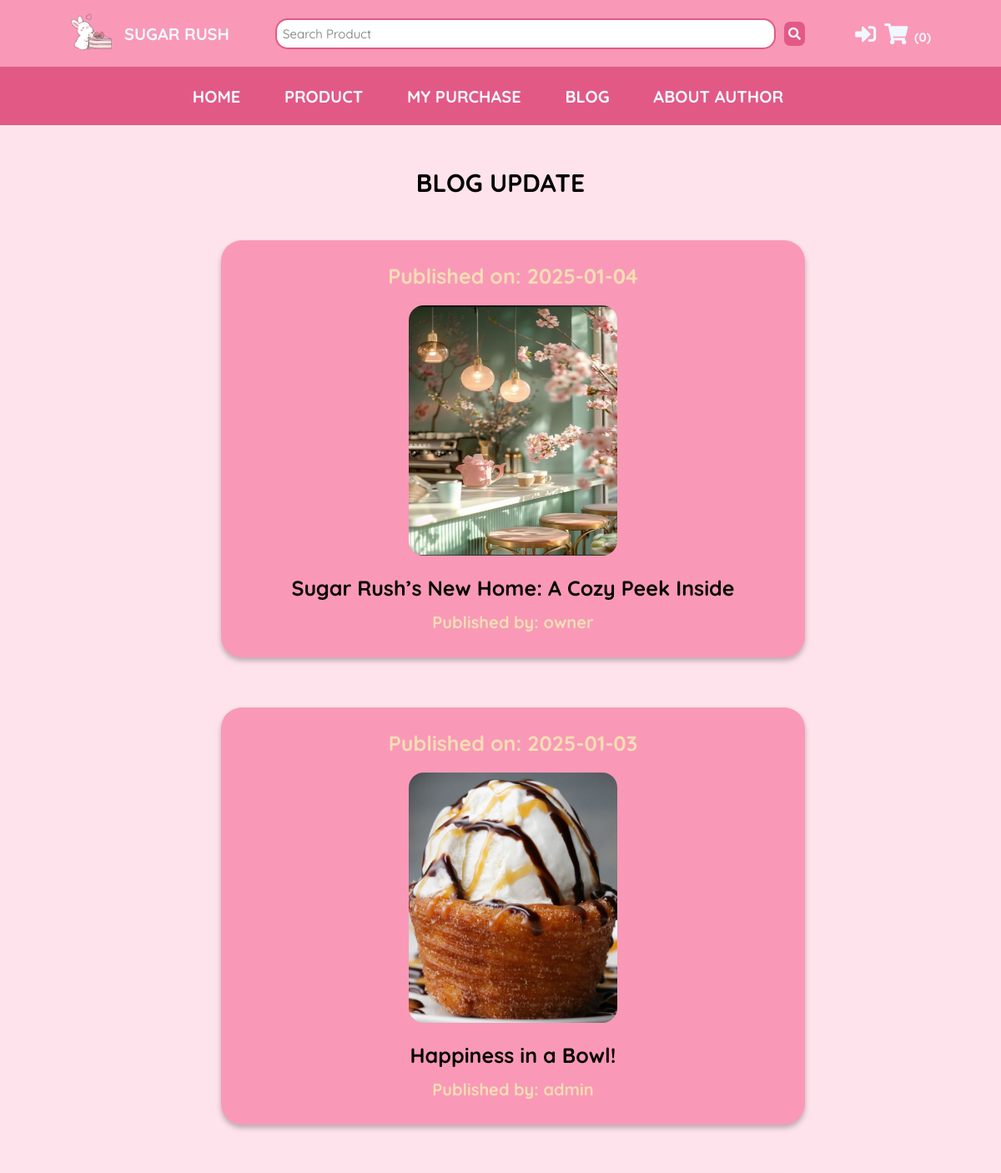
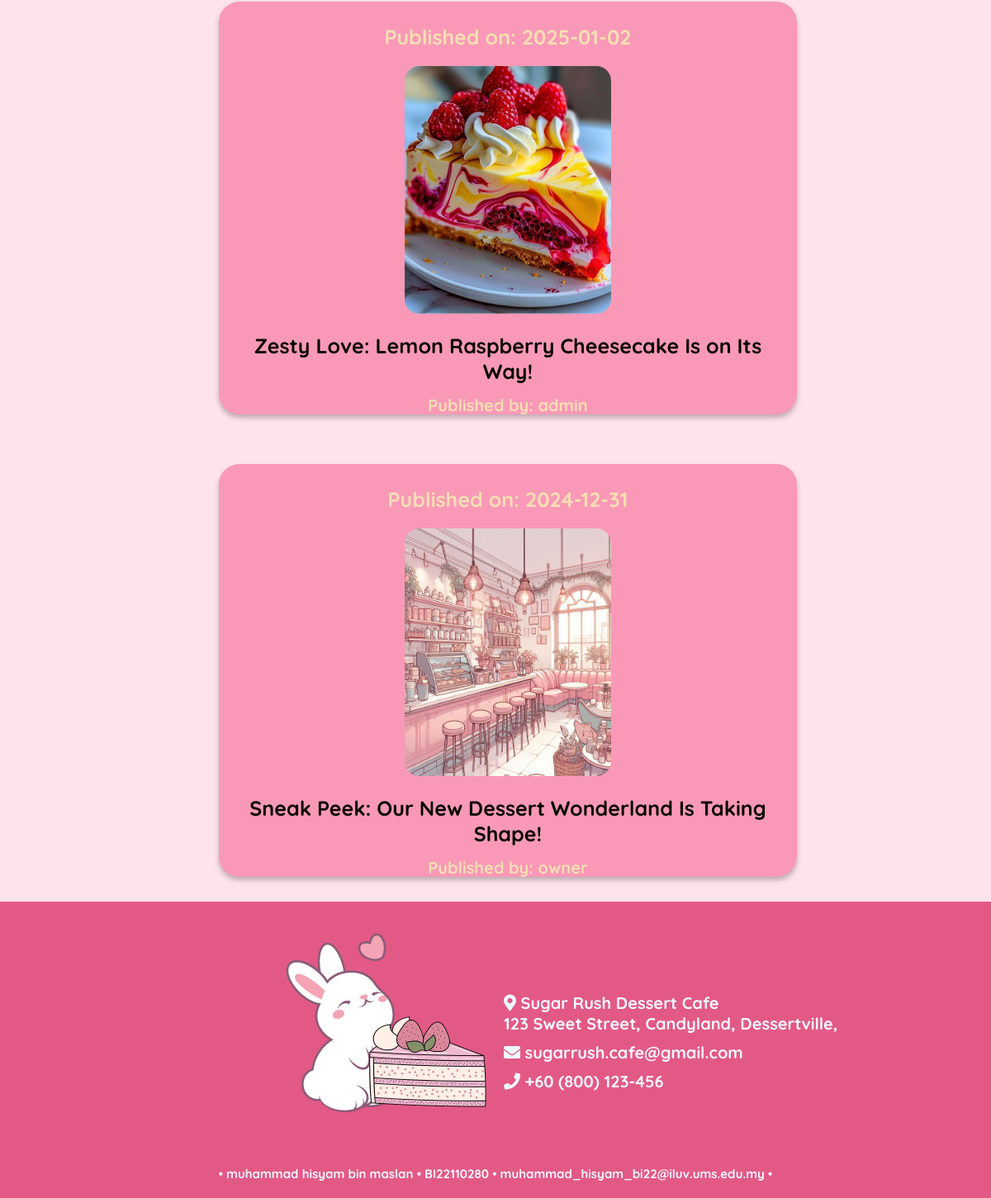
Screenshot of /user/pages/blog/blog.php with the database file from the repository (2 pictures, top to bottom).
### tables this page shows
CREATE TABLE `blog` (
  `blogID` int(11) NOT NULL,
  `blogTitle` varchar(255) NOT NULL,
  `blogEntry` varchar(10000) NOT NULL,
  `blogImg` varchar(100) NOT NULL,
  `createdBy` int(11) NOT NULL,
  `blogDate` date NOT NULL DEFAULT current_timestamp()
);

CREATE TABLE `user` (
  `userID` int(11) NOT NULL,
  `userName` varchar(100) NOT NULL,
  `userPwd` varchar(255) NOT NULL,
  `userEmail` varchar(100) NOT NULL,
  `regDate` date NOT NULL DEFAULT current_timestamp(),
  `userRoles` int(2) NOT NULL DEFAULT 2 COMMENT '1 - System Admin, 2 - Normal User'
);

### user/pages/blog/blog.php (the view, shortened to what this page needs)
<?php
  include("../../config/user_config.php");
  $sql_blog = "SELECT b.blogID, b.blogTitle, b.blogEntry, b.blogImg, b.blogDate, u.userName
  FROM blog b
  JOIN user u ON b.createdBy = u.userID
  ORDER BY b.blogDate DESC";
  $result_blog = mysqli_query($conn, $sql_blog);
?>
<!DOCTYPE html>
<html lang="en">
<head>
  <link rel="stylesheet" href="https://cdnjs.cloudflare.com/ajax/libs/font-awesome/5.15.4/css/all.min.css">
  <link rel="stylesheet" href="../../css/user_Style.css">
</head>
<body>
  <?php include '../../includes/user_Header.php'; ?>
  <?php include '../../includes/user_topNav.php'; ?>
  <?php include '../../auth/login_popup.php'; ?>
  <?php include '../../auth/register_popup.php'; ?>
  <section class="blog">
    <h2 id="section-title">BLOG UPDATE</h2>
    <div class="blog-container">
      <?php
        if (mysqli_num_rows($result_blog) > 0) {
          while ($row_blog = mysqli_fetch_assoc($result_blog)) {
            echo '<div class="blog-card">';
            echo '<p class="blog-card-date">Published on: ' . $row_blog["blogDate"] . '</p>';
            echo '<img class="blog-card-img" src="' . BASE_URL . '/' . $row_blog["blogImg"] . '" alt="' . $row_blog["blogTitle"] . '">';
            echo '<h3 class="blog-card-title">' . $row_blog["blogTitle"] . '</h3><br>';
            echo '<p class="blog-card-author">Published by: ' . $row_blog["userName"] . '</p><br><br>';
            echo '<p class="blog-card-entry">' . $row_blog["blogEntry"] . '</p><br><br>';
            echo '</div>';
          }
        } else {
          echo '<p>No blog entries found.</p>';
        }
      ?>
    </div>
  </section>
  <?php include '../../includes/user_Footer.php'; ?>
</body>

### user/includes/user_Header.php
<header class="header">
  <div class="logo-content">
    <a href="" class="logo-image"><img src="<?php echo BASE_URL; ?>/user/img/logo.png" alt="logo"></a>
    <h1 class="logo-name">SUGAR RUSH</h1>
  </div>
  <div class="search-bar">
    <form action="<?php echo BASE_URL; ?>/user/function/user_Search.php" method="post">
        <input type="search" placeholder="Search Product" name="search_text" required>
        <button type="submit" aria-label="Search"><i class="fa fa-search"></i></button>
    </form>
  </div>
  <div class="icons">
    <?php if (isset($_SESSION["UID"])) { ?>
      <span id="welcome-message">Welcome, <b><?php echo htmlspecialchars($_SESSION["userName"]); ?></b></span>
      <a href="<?php echo BASE_URL; ?>/user/auth/logout.php" class="logout-button" title="Logout">
        <div class="logout-icon">
          <i class="fas fa-sign-out-alt" id="logout-icon"></i>
        </div>
      </a>
    <?php } else { ?>
      <a href="javascript:void(0);" onclick="openLoginPopup()" class="login-button" title="Login">
        <div class="login-icon">
          <i class="fas fa-sign-in-alt" id="login-icon"></i>
        </div>
      </a>
    <?php } ?>
    <a href="cart_action.php" title="My Cart">
      <div class="cart-icon">
        <i class="fas fa-shopping-cart" id="cart-icon"></i>
        <?php
          if (isset($_SESSION["cart_item"])) {
            $countItem = count($_SESSION["cart_item"]);
            echo "<b>($countItem)</b>";
          } else {
            echo "<b id='cart-count'>(0)</b>";
          }
        ?>
      </div>
    </a>
  </div>
</header>

### user/includes/user_topNav.php (shortened to what this page needs)
<div class="topNav">
<nav class="navbar">
  <a href="<?php echo BASE_URL; ?>/index.php">HOME</a>
  <a href="<?php echo BASE_URL; ?>/user/pages/menu/productPortfolio.php">PRODUCT</a>
  <a href="<?php echo BASE_URL; ?>/user/pages/menu/myPurchase.php">MY PURCHASE</a>
  <a href="<?php echo BASE_URL; ?>/user/pages/blog/blog.php">BLOG</a>
  <a href="<?php echo BASE_URL; ?>/user/pages/about author/aboutAuthor.php">ABOUT AUTHOR</a>
</nav>
</div>

### user/auth/login_popup.php (shortened to what this page needs)
<!DOCTYPE html>
<!DOCTYPE html>
<html lang="en">
<head>
  <link rel="stylesheet" href="https://cdnjs.cloudflare.com/ajax/libs/font-awesome/5.15.4/css/all.min.css">
  <link rel="stylesheet" href="../css/user_Style.css">
</head>
<body>
</body>

### user/auth/register_popup.php (shortened to what this page needs)
<!DOCTYPE html>
<!DOCTYPE html>
<html lang="en">
<head>
  <link rel="stylesheet" href="https://cdnjs.cloudflare.com/ajax/libs/font-awesome/5.15.4/css/all.min.css">
  <link rel="stylesheet" href="../css/user_Style.css">
</head>
<body>
</body>

### user/includes/user_Footer.php
<section class="footer">
    <div class="footer-content">
      <div class="footer-left">
        <img id ="footer-image" src="<?php echo BASE_URL; ?>/user/img/logo.png" alt="footer-image">
      </div>
      <div class="footer-right">
        <h3 class="footer-address" id="footer-detail">
          <i class="fas fa-map-marker-alt"></i>
          Sugar Rush Dessert Cafe
          <br>123 Sweet Street, Candyland, Dessertville,
        </h3>
        <h3 class="footer-email" id="footer-detail">
          <i class="fas fa-envelope"></i>
          sugarrush.cafe@gmail.com
        </h3>
        <h3 class="footer-contact" id="footer-detail">
          <i class="fas fa-phone"></i>
          +60 (800) 123-456
        </h3>
      </div>
    </div>
    <div class="footer-credit">
      <strong>&bullet; muhammad hisyam bin maslan &bullet; BI22110280 &bullet; muhammad_hisyam_bi22@iluv.ums.edu.my &bullet; </strong>
    </div>
   </section>

### user/css/user_Style.css (style rules this page uses)
:root { --pink-100: #FEE3EC; --pink-200: #F9C5D5; --pink-300: #F999B7; --pink-400: #F2789F; --pink-500: #E35985; --black: #070504; --black-shadow: 0px 4px 4px rgba(0, 0, 0, 0.25); --aliceblue: #f0f8ff; }
* { font-family: 'Quicksand', sans-serif; margin: 0; padding: 0; box-sizing: border-box; outline: none; border: none; text-decoration: none; }
html { font-size: 62.5%; overflow-x: hidden; background-color: var(--pink-100); }
.header { top: 0; right: 0; left: 0; background-color: var(--pink-300); display: flex; justify-content: space-between; align-items: center; position: fixed; padding: 1.4rem 7%; z-index: 1; }
.header .logo-content { display: flex; align-items: center; }
.header .logo-content .logo-image img { height: 5rem; }
.header .logo-content .logo-name { color: var(--aliceblue); font-size: 2rem; font-weight: bolder; padding-left: 1.5rem; cursor: pointer; }
.search-bar form { display: flex; align-items: center; gap: 1rem; }
.search-bar input { padding: 0.7rem; border: 0.2rem solid var(--pink-500); border-radius: 1.5rem; font-size: 1.5rem; width: 50vw; }
.search-bar button { padding: 0.5rem; border: none; background-color: var(--pink-500); color: var(--aliceblue); cursor: pointer; font-size: 1.5rem; border-radius: 0.7rem; }
.header .icons { display: flex; align-items: center; }
.header .icons i { font-size: 2.5rem; position: relative; padding: 0.5rem; color: var(--aliceblue); cursor: pointer; }
#cart-count { color: var(--aliceblue); font-size: 1.5rem; }
.topNav { top: 8rem; height: 7rem; background-color: var(--pink-500); display: flex; align-items: center; justify-content: center; width: 100vw; position: fixed; padding: 0; z-index: 1; margin: 0; }
.topNav .navbar a { font-size: 2rem; margin-right: 3rem; color: var(--aliceblue); font-weight: bold; padding: 1rem; }
#section-title { margin-top: 12rem; font-size: 3rem; text-align: center; margin-bottom: 2rem; width: 100%; }
.review-form label, input, select, textarea { font-size: 2.5rem; width: 90%; }
.blog { min-height: 100vh; margin-top: 20rem; }
.blog-container { max-width: 90%; margin-inline: auto; margin-top: 2rem; display: flex; flex-wrap: wrap; justify-content: center; }
.blog-card { width: 70rem; height: 50rem; background-color: var(--pink-300); border-radius: 2.5rem; margin-left: 3rem; margin-top: 3rem; margin-bottom: 3rem; padding-top: 2.7rem; text-align: center; overflow: hidden; box-shadow: 0px 4px 6px rgba(0, 0, 0, 0.25); transition: transform 0.45s, box-shadow 0.45s, background-color 0.5s; cursor: pointer; }
.blog-card-date { font-size: 2.5rem; color: wheat; font-weight: bold; }
.blog-card-img { width: 250px; height: 300px; border-radius: 1.8rem; margin-bottom: 2rem; margin-top: 2rem; }
.blog-card-title { font-size: 2.5rem; color: var(--black); font-weight: bold; margin-left: 3rem; margin-right: 3rem; }
.blog-card-author { font-size: 2rem; color: wheat; font-weight: bold; }
.blog-card-entry { font-size: 1.8rem; color: var(--black); font-style: italic; margin-left: 5rem; margin-right: 5rem; }
.footer { background-color: var(--pink-500); text-align: center; align-items: center; }
.footer .footer-content { display: flex; flex-wrap: wrap; justify-content: space-between; padding: 15px; }
.footer .footer-content .footer-left, .footer .footer-content .footer-right { flex: 1; box-sizing: border-box; padding: 1rem; display: flex; align-items: center; }
.footer .footer-content .footer-left { display: flex; justify-content: flex-end; padding-top: 1rem; }
.footer .footer-content .footer-left img { height: 25rem; }
.footer .footer-content .footer-right { display: flex; justify-content:flex-start; flex-direction: column; padding-top: 9rem; }
#footer-detail { font-size: 2rem; padding-top: 0.5rem; padding-bottom: 0.5rem; color: var(--aliceblue); text-align: left; align-self: flex-start; }
.footer .footer-credit { font-size: 1.5rem; padding-top: 2rem; padding-bottom: 2rem; background-color: var(--pink-500); color: var(--aliceblue); justify-content: center; text-align: center; align-items: center; }
#footer-image { animation: tilt 0.35s ease-in-out; animation-iteration-count: infinite; }

### rows the page displays
blog: blogDate "2025-01-04", blogImg (picture), blogTitle "Sugar Rush’s New Home: A Cozy Peek Inside", createdBy.userName "owner"
blog: blogDate "2025-01-03", blogImg (picture), blogTitle "Happiness in a Bowl!", createdBy.userName "admin"
blog: blogDate "2025-01-02", blogImg (picture), blogTitle "Zesty Love: Lemon Raspberry Cheesecake Is on Its Way!", createdBy.userName "admin"
blog: blogDate "2024-12-31", blogImg (picture), blogTitle "Sneak Peek: Our New Dessert Wonderland Is Taking Shape!", createdBy.userName "owner"
